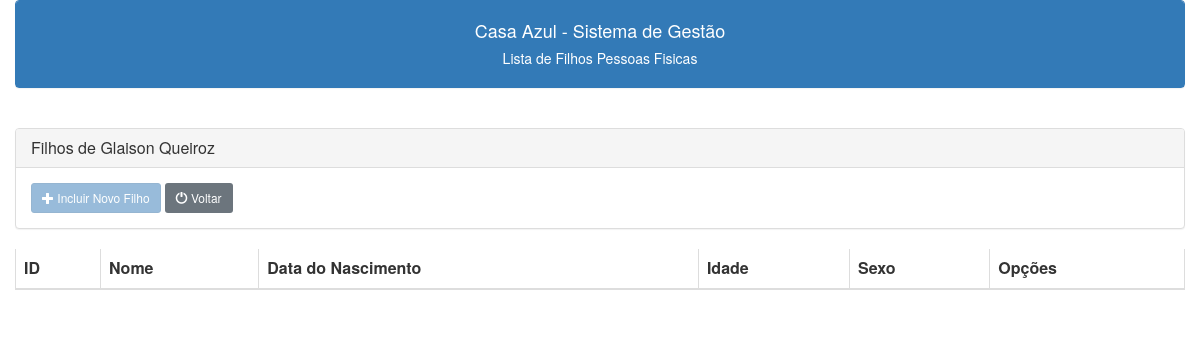
The app's page /pessoas/filhos_lista.php?id=4, older data.
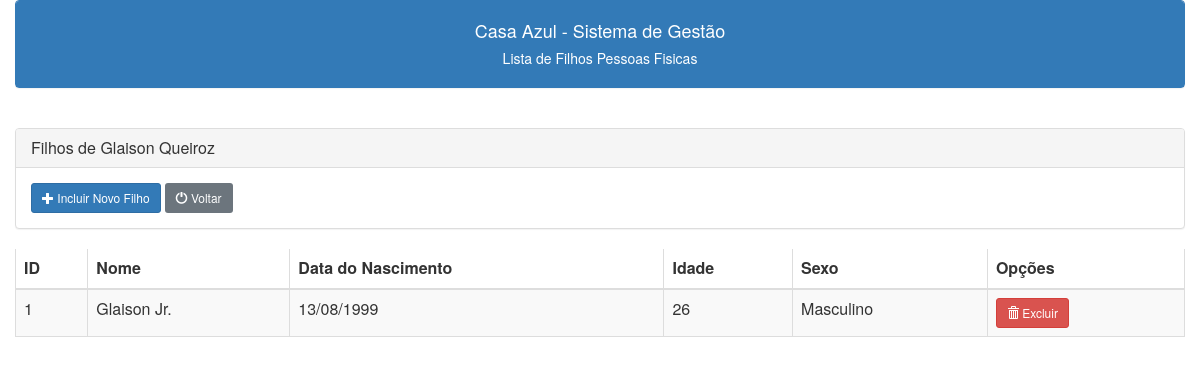
The same page, newer data.
### tables this page shows
CREATE TABLE IF NOT EXISTS `dependentes` (
  `id` int NOT NULL AUTO_INCREMENT,
  `nome` varchar(150) DEFAULT NULL,
  `data_nasc` date DEFAULT NULL,
  `sexo` char(1) DEFAULT NULL,
  `id_pessoa` int DEFAULT NULL,
  PRIMARY KEY (`id`),
  KEY `FK_dependentes_cadastro` (`id_pessoa`),
  CONSTRAINT `FK_dependentes_cadastro` FOREIGN KEY (`id_pessoa`) REFERENCES `cadastro` (`id`)
);

### pessoas/filhos_lista.php (the view, shortened to what this page needs)
<?php
include("../conexao.php");
include("../links.php");
if (isset($_GET['id'])) {
    $id = $_GET['id'];
} else {
    $id = $_SESSION['id_pessoa'];
}
$c_sql = "SELECT * FROM dependentes WHERE id_pessoa = $id ORDER BY nome";
$c_sql_pessoa = "SELECT nome, numerofilhos FROM cadastro WHERE id = $id";
$result_pessoa = $conection->query($c_sql_pessoa);
$pessoa = $result_pessoa->fetch_assoc();
$pessoa_nome = $pessoa['nome'] ?? 'Pessoa Desconecida';
function calcularIdade($data_nascimento)
{
    $data_nascimento = new DateTime($data_nascimento);
    $data_atual = new DateTime();
    $idade = $data_atual->diff($data_nascimento)->y;
    return $idade;
}
?>
<!DOCTYPE html>
<html lang="pt-BR">
<head>
</head>
<body>
    <div class="container-fluid">
        <div class="panel panel-primary class">
            <div class="panel-heading text-center">
                <h4>Casa Azul - Sistema de Gestão</h4>
                <h5>Lista de Filhos Pessoas Fisicas<h5>
            </div>
        </div>
        <br>
        <div class="panel panel-default">
            <div class="panel-heading">
                <h3 class="panel-title">Filhos de <?php echo $pessoa_nome; ?></h3>
            </div>
            <div class="panel-body">
                <button id="btn_novo_filho" type="button" class="btn btn-primary btn-sm" data-toggle="modal" data-target="#modalNovoFilho">
                    <span class="glyphicon glyphicon-plus"></span> Incluir Novo Filho
                </button>
                <a class="btn btn-secondary btn-sm" href="/casaazul/pessoas/pessoas_lista.php"><span class="glyphicon glyphicon-off"></span> Voltar</a>
            </div>
        </div>
        <div class="table-responsive">
            <table class="table table-bordered table-striped tabfilhos">
                <thead class="thead">
                    <tr>
                        <th>ID</th>
                        <th>Nome</th>
                        <th>Data do Nascimento</th>
                        <th>Idade</th>
                        <th>Sexo</th>
                        <th>Opções</th>
                    </tr>
                </thead>
                <tbody>
                    <?php
                    $result = $conection->query($c_sql);
                    while ($c_linha = $result->fetch_assoc()) {
                        if ($c_linha['sexo'] == 'M')
                            $c_sexo = 'Masculino';
                        else
                            $c_sexo = 'Feminino';
                        $i_idade = calcularIdade($c_linha['data_nasc']);
                        $c_data_nasc = date('d/m/Y', strtotime($c_linha['data_nasc']));
                        echo "
                    <tr>
                        <td>$c_linha[id]</td>
                        <td>$c_linha[nome]</td>
                        <td>$c_data_nasc</td>
                        <td>$i_idade</td>
                        <td>$c_sexo</td>
                    <td>
                    <a class='btn btn-danger btn-sm' href='javascript:func()'onclick='confirmacao($c_linha[id])'><span class='glyphicon glyphicon-trash'></span> Excluir</a>
                    </td>
                    </tr>";
                    }
                    ?>
                </tbody>
            </table>
        </div>
    </div>
</body>
</html>

Row changes from the older to the newer data that the page shows:
added dependentes: id "1", nome "Glaison Jr.", data_nasc "13/08/1999", data_nasc "26", sexo "Masculino"
